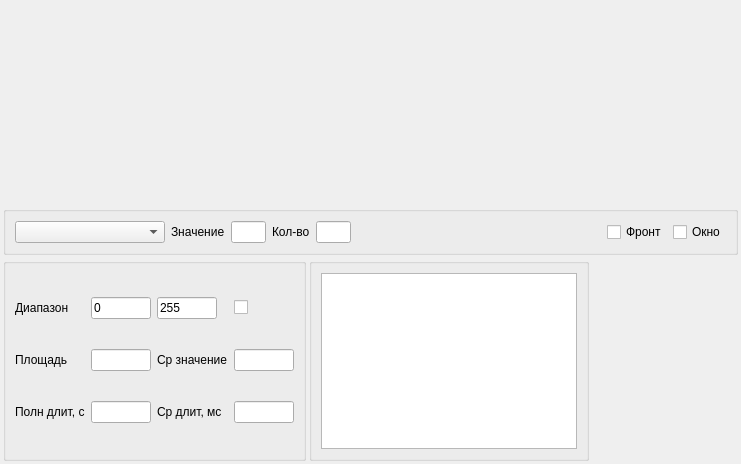
<?xml version="1.0" encoding="UTF-8"?>
<ui version="4.0">
 <class>StatDialog</class>
 <widget class="QDialog" name="StatDialog">
  <property name="geometry">
   <rect>
    <x>0</x>
    <y>0</y>
    <width>741</width>
    <height>464</height>
   </rect>
  </property>
  <property name="maximumSize">
   <size>
    <width>900</width>
    <height>600</height>
   </size>
  </property>
  <property name="windowTitle">
   <string>Статистика</string>
  </property>
  <layout class="QVBoxLayout" name="verticalLayout">
   <property name="spacing">
    <number>3</number>
   </property>
   <property name="leftMargin">
    <number>3</number>
   </property>
   <property name="topMargin">
    <number>3</number>
   </property>
   <property name="rightMargin">
    <number>3</number>
   </property>
   <property name="bottomMargin">
    <number>3</number>
   </property>
   <item>
    <widget class="HistWidget" name="hist" native="true">
     <property name="sizePolicy">
      <sizepolicy hsizetype="Preferred" vsizetype="Expanding">
       <horstretch>0</horstretch>
       <verstretch>0</verstretch>
      </sizepolicy>
     </property>
     <property name="minimumSize">
      <size>
       <width>450</width>
       <height>200</height>
      </size>
     </property>
    </widget>
   </item>
   <item>
    <widget class="QGroupBox" name="groupBox_3">
     <property name="title">
      <string/>
     </property>
     <layout class="QHBoxLayout" name="horizontalLayout">
      <item>
       <widget class="QComboBox" name="cmbSignals">
        <property name="sizePolicy">
         <sizepolicy hsizetype="Expanding" vsizetype="Fixed">
          <horstretch>0</horstretch>
          <verstretch>0</verstretch>
         </sizepolicy>
        </property>
        <property name="minimumSize">
         <size>
          <width>150</width>
          <height>0</height>
         </size>
        </property>
        <property name="maximumSize">
         <size>
          <width>200</width>
          <height>16777215</height>
         </size>
        </property>
        <property name="sizeAdjustPolicy">
         <enum>QComboBox::AdjustToContents</enum>
        </property>
       </widget>
      </item>
      <item>
       <widget class="QLabel" name="label_6">
        <property name="text">
         <string>Значение</string>
        </property>
       </widget>
      </item>
      <item>
       <widget class="QLineEdit" name="txtValue">
        <property name="maximumSize">
         <size>
          <width>60</width>
          <height>16777215</height>
         </size>
        </property>
        <property name="text">
         <string/>
        </property>
       </widget>
      </item>
      <item>
       <widget class="QLabel" name="label_7">
        <property name="text">
         <string>Кол-во</string>
        </property>
       </widget>
      </item>
      <item>
       <widget class="QLineEdit" name="txtHistValue">
        <property name="maximumSize">
         <size>
          <width>60</width>
          <height>16777215</height>
         </size>
        </property>
        <property name="text">
         <string/>
        </property>
       </widget>
      </item>
      <item>
       <spacer name="horizontalSpacer">
        <property name="orientation">
         <enum>Qt::Horizontal</enum>
        </property>
        <property name="sizeHint" stdset="0">
         <size>
          <width>275</width>
          <height>20</height>
         </size>
        </property>
       </spacer>
      </item>
      <item>
       <widget class="QCheckBox" name="chbFront">
        <property name="text">
         <string>Фронт</string>
        </property>
       </widget>
      </item>
      <item>
       <widget class="QCheckBox" name="chbWinDiap">
        <property name="text">
         <string>Окно</string>
        </property>
        <property name="checked">
         <bool>false</bool>
        </property>
       </widget>
      </item>
     </layout>
    </widget>
   </item>
   <item>
    <layout class="QHBoxLayout" name="horizontalLayout_3">
     <property name="spacing">
      <number>3</number>
     </property>
     <item>
      <widget class="QGroupBox" name="groupBox">
       <property name="maximumSize">
        <size>
         <width>315</width>
         <height>16777215</height>
        </size>
       </property>
       <property name="title">
        <string/>
       </property>
       <layout class="QGridLayout" name="gridLayout">
        <item row="2" column="0">
         <widget class="QLabel" name="label_2">
          <property name="text">
           <string>Площадь</string>
          </property>
         </widget>
        </item>
        <item row="1" column="0">
         <widget class="QLabel" name="label_4">
          <property name="text">
           <string>Диапазон</string>
          </property>
         </widget>
        </item>
        <item row="2" column="2">
         <widget class="QLineEdit" name="txtCurrArea">
          <property name="maximumSize">
           <size>
            <width>60</width>
            <height>16777215</height>
           </size>
          </property>
         </widget>
        </item>
        <item row="1" column="2">
         <widget class="QLineEdit" name="txtDiapMin">
          <property name="maximumSize">
           <size>
            <width>60</width>
            <height>16777215</height>
           </size>
          </property>
          <property name="text">
           <string>0</string>
          </property>
         </widget>
        </item>
        <item row="1" column="3">
         <widget class="QLineEdit" name="txtDiapMax">
          <property name="maximumSize">
           <size>
            <width>60</width>
            <height>16777215</height>
           </size>
          </property>
          <property name="text">
           <string>255</string>
          </property>
         </widget>
        </item>
        <item row="1" column="5">
         <widget class="QCheckBox" name="chbDiapEna">
          <property name="text">
           <string/>
          </property>
         </widget>
        </item>
        <item row="2" column="5">
         <widget class="QLineEdit" name="txtMx">
          <property name="maximumSize">
           <size>
            <width>60</width>
            <height>16777215</height>
           </size>
          </property>
         </widget>
        </item>
        <item row="2" column="3">
         <widget class="QLabel" name="label_5">
          <property name="text">
           <string>Ср значение</string>
          </property>
         </widget>
        </item>
        <item row="3" column="5">
         <widget class="QLineEdit" name="txtDurationMean">
          <property name="maximumSize">
           <size>
            <width>60</width>
            <height>16777215</height>
           </size>
          </property>
         </widget>
        </item>
        <item row="3" column="3">
         <widget class="QLabel" name="label_3">
          <property name="text">
           <string>Ср длит, мс</string>
          </property>
         </widget>
        </item>
        <item row="3" column="2">
         <widget class="QLineEdit" name="txtDurationFull">
          <property name="maximumSize">
           <size>
            <width>60</width>
            <height>16777215</height>
           </size>
          </property>
         </widget>
        </item>
        <item row="3" column="0">
         <widget class="QLabel" name="label">
          <property name="text">
           <string>Полн длит, с</string>
          </property>
         </widget>
        </item>
       </layout>
      </widget>
     </item>
     <item>
      <widget class="QGroupBox" name="groupBox_2">
       <property name="title">
        <string/>
       </property>
       <layout class="QHBoxLayout" name="horizontalLayout_2">
        <item>
         <widget class="QListWidget" name="listSignTimeChange">
          <property name="sizePolicy">
           <sizepolicy hsizetype="Expanding" vsizetype="Preferred">
            <horstretch>0</horstretch>
            <verstretch>0</verstretch>
           </sizepolicy>
          </property>
          <property name="toolTip">
           <string>время изменения</string>
          </property>
         </widget>
        </item>
       </layout>
      </widget>
     </item>
     <item>
      <spacer name="horizontalSpacer_2">
       <property name="orientation">
        <enum>Qt::Horizontal</enum>
       </property>
       <property name="sizeHint" stdset="0">
        <size>
         <width>40</width>
         <height>20</height>
        </size>
       </property>
      </spacer>
     </item>
    </layout>
   </item>
  </layout>
 </widget>
 <customwidgets>
  <customwidget>
   <class>HistWidget</class>
   <extends>QWidget</extends>
   <header>src/hist_widget.h</header>
   <container>1</container>
  </customwidget>
 </customwidgets>
 <resources/>
 <connections/>
</ui>
